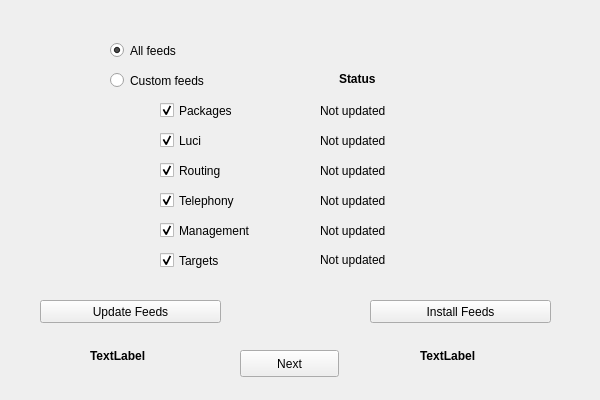
<?xml version="1.0" encoding="UTF-8"?>
<ui version="4.0">
 <class>Feeds</class>
 <widget class="QMainWindow" name="Feeds">
  <property name="geometry">
   <rect>
    <x>0</x>
    <y>0</y>
    <width>600</width>
    <height>400</height>
   </rect>
  </property>
  <property name="windowTitle">
   <string>obs - Select Feeds</string>
  </property>
  <widget class="QWidget" name="centralwidget">
   <widget class="QRadioButton" name="all_feeds_radio">
    <property name="geometry">
     <rect>
      <x>110</x>
      <y>40</y>
      <width>100</width>
      <height>21</height>
     </rect>
    </property>
    <property name="text">
     <string>All feeds</string>
    </property>
    <property name="checked">
     <bool>true</bool>
    </property>
   </widget>
   <widget class="QPushButton" name="update_Feeds_Button">
    <property name="geometry">
     <rect>
      <x>40</x>
      <y>300</y>
      <width>181</width>
      <height>23</height>
     </rect>
    </property>
    <property name="text">
     <string>Update Feeds</string>
    </property>
   </widget>
   <widget class="QRadioButton" name="custom_feeds_radio">
    <property name="geometry">
     <rect>
      <x>110</x>
      <y>70</y>
      <width>111</width>
      <height>21</height>
     </rect>
    </property>
    <property name="text">
     <string>Custom feeds</string>
    </property>
   </widget>
   <widget class="QCheckBox" name="packages_cb">
    <property name="geometry">
     <rect>
      <x>160</x>
      <y>100</y>
      <width>111</width>
      <height>21</height>
     </rect>
    </property>
    <property name="text">
     <string>Packages</string>
    </property>
    <property name="checkable">
     <bool>true</bool>
    </property>
    <property name="checked">
     <bool>true</bool>
    </property>
    <property name="tristate">
     <bool>false</bool>
    </property>
   </widget>
   <widget class="QCheckBox" name="luci_cb">
    <property name="geometry">
     <rect>
      <x>160</x>
      <y>130</y>
      <width>85</width>
      <height>21</height>
     </rect>
    </property>
    <property name="text">
     <string>Luci</string>
    </property>
    <property name="checked">
     <bool>true</bool>
    </property>
   </widget>
   <widget class="QCheckBox" name="routing_cb">
    <property name="geometry">
     <rect>
      <x>160</x>
      <y>160</y>
      <width>111</width>
      <height>21</height>
     </rect>
    </property>
    <property name="text">
     <string>Routing</string>
    </property>
    <property name="checked">
     <bool>true</bool>
    </property>
   </widget>
   <widget class="QCheckBox" name="telephony_cb">
    <property name="geometry">
     <rect>
      <x>160</x>
      <y>190</y>
      <width>111</width>
      <height>21</height>
     </rect>
    </property>
    <property name="text">
     <string>Telephony</string>
    </property>
    <property name="checked">
     <bool>true</bool>
    </property>
   </widget>
   <widget class="QCheckBox" name="management_cb">
    <property name="geometry">
     <rect>
      <x>160</x>
      <y>220</y>
      <width>131</width>
      <height>21</height>
     </rect>
    </property>
    <property name="text">
     <string>Management</string>
    </property>
    <property name="checked">
     <bool>true</bool>
    </property>
   </widget>
   <widget class="QCheckBox" name="targets_cb">
    <property name="geometry">
     <rect>
      <x>160</x>
      <y>250</y>
      <width>85</width>
      <height>21</height>
     </rect>
    </property>
    <property name="text">
     <string>Targets</string>
    </property>
    <property name="checked">
     <bool>true</bool>
    </property>
   </widget>
   <widget class="QPushButton" name="install_Feeds_Button">
    <property name="geometry">
     <rect>
      <x>370</x>
      <y>300</y>
      <width>181</width>
      <height>23</height>
     </rect>
    </property>
    <property name="text">
     <string>Install Feeds</string>
    </property>
   </widget>
   <widget class="QLabel" name="update_feeds_label">
    <property name="geometry">
     <rect>
      <x>90</x>
      <y>330</y>
      <width>131</width>
      <height>51</height>
     </rect>
    </property>
    <property name="font">
     <font>
      <weight>75</weight>
      <bold>true</bold>
     </font>
    </property>
    <property name="text">
     <string>TextLabel</string>
    </property>
    <property name="alignment">
     <set>Qt::AlignLeading|Qt::AlignLeft|Qt::AlignVCenter</set>
    </property>
    <property name="wordWrap">
     <bool>true</bool>
    </property>
   </widget>
   <widget class="QLabel" name="install_feeds_label">
    <property name="geometry">
     <rect>
      <x>420</x>
      <y>330</y>
      <width>131</width>
      <height>51</height>
     </rect>
    </property>
    <property name="font">
     <font>
      <weight>75</weight>
      <bold>true</bold>
     </font>
    </property>
    <property name="text">
     <string>TextLabel</string>
    </property>
    <property name="alignment">
     <set>Qt::AlignLeading|Qt::AlignLeft|Qt::AlignVCenter</set>
    </property>
    <property name="wordWrap">
     <bool>true</bool>
    </property>
   </widget>
   <widget class="QPushButton" name="next_b">
    <property name="geometry">
     <rect>
      <x>240</x>
      <y>350</y>
      <width>99</width>
      <height>27</height>
     </rect>
    </property>
    <property name="text">
     <string>Next</string>
    </property>
   </widget>
   <widget class="QLabel" name="packages_status">
    <property name="geometry">
     <rect>
      <x>320</x>
      <y>102</y>
      <width>111</width>
      <height>17</height>
     </rect>
    </property>
    <property name="text">
     <string>Not updated</string>
    </property>
   </widget>
   <widget class="QLabel" name="luci_status">
    <property name="geometry">
     <rect>
      <x>320</x>
      <y>132</y>
      <width>111</width>
      <height>17</height>
     </rect>
    </property>
    <property name="text">
     <string>Not updated</string>
    </property>
   </widget>
   <widget class="QLabel" name="routing_status">
    <property name="geometry">
     <rect>
      <x>320</x>
      <y>162</y>
      <width>111</width>
      <height>17</height>
     </rect>
    </property>
    <property name="text">
     <string>Not updated</string>
    </property>
   </widget>
   <widget class="QLabel" name="telephony_status">
    <property name="geometry">
     <rect>
      <x>320</x>
      <y>192</y>
      <width>121</width>
      <height>17</height>
     </rect>
    </property>
    <property name="text">
     <string>Not updated</string>
    </property>
   </widget>
   <widget class="QLabel" name="management_status">
    <property name="geometry">
     <rect>
      <x>320</x>
      <y>222</y>
      <width>121</width>
      <height>17</height>
     </rect>
    </property>
    <property name="text">
     <string>Not updated</string>
    </property>
   </widget>
   <widget class="QLabel" name="target_status">
    <property name="geometry">
     <rect>
      <x>320</x>
      <y>251</y>
      <width>121</width>
      <height>17</height>
     </rect>
    </property>
    <property name="text">
     <string>Not updated</string>
    </property>
   </widget>
   <widget class="QLabel" name="status_label">
    <property name="geometry">
     <rect>
      <x>339</x>
      <y>70</y>
      <width>67</width>
      <height>17</height>
     </rect>
    </property>
    <property name="font">
     <font>
      <weight>75</weight>
      <bold>true</bold>
     </font>
    </property>
    <property name="text">
     <string>Status</string>
    </property>
   </widget>
  </widget>
 </widget>
 <resources/>
 <connections/>
</ui>
